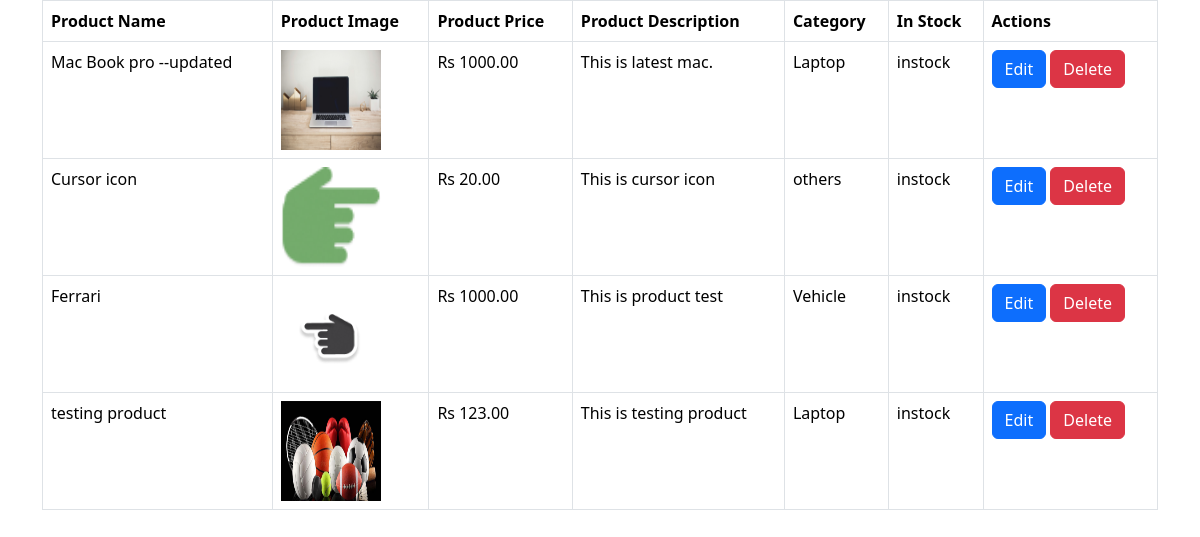
The app's page /product/ with its own data.
### product/models.py (models this page shows, shortened)
class Product(models.Model):
    category = models.ForeignKey(Category, on_delete=models.CASCADE)
    product_name = models.CharField(max_length=200)
    product_price = models.DecimalField(max_digits=10, decimal_places=2,validators=[validate_less_than_0])
    product_description = models.TextField()
    product_image = models.ImageField(upload_to='products', blank=True, null=True)
    in_stock = models.BooleanField(default=True)
    created_at = models.DateTimeField(auto_now_add=True)
    updated_at = models.DateTimeField(default=timezone.now)

class Category(models.Model):
    category_name = models.CharField(max_length=200)
    class Meta:
        verbose_name_plural = "Categories"
        ordering = ['id']

### product/views.py (the view)
# urls.py: path('',views.ProductPageView.as_view(),name='product_page'),
class ProductPageView(ListView):
    model = Product
    template_name = 'product/product-page.html'
    def get_context_data(self, **kwargs):
        products = Product.objects.all()
        return {
            'products': products,
            'product_length': len(products) > 0
        }

### product/templates/product/product-page.html (shortened to what this page needs)
<!DOCTYPE html>
{% extends "base.html" %}
{% block main_content %}
    <div class="container">
      {% if product_length %}
      <table class="table table-bordered">
        <thead>
          <tr>
            <th>Product Name</th>
            <th>Product Image</th>
            <th>Product Price</th>
            <th>Product Description</th>
            <th>Category</th>
            <th>In Stock</th>
            <th>Actions</th>
          </tr>
        </thead>
        <tbody>
          {% for item in products %}
          <tr>
            <td>{{item.product_name}}</td>
            <td>
              <img
                src="{{item.product_image.url}}"
                alt="{{item.product_name}}"
                height="100px"
                width="100px"
              />
            </td>
            <td>Rs {{item.product_price}}</td>
            <td>{{item.product_description}}</td>
            <td>{{item.category.category_name}}</td>
            <td>
              {% if item.in_stock %}
              instock
              {% else %}
              out of stock
              {% endif %}
            </td>
            <td>
              <a href="{% url 'edit_product' item.id %}" class="btn btn-primary">Edit</a>
              <a href="{% url 'delete_product' item.id %}" class="btn btn-danger">Delete</a>
            </td>
          </tr>
          {% endfor %}
        </tbody>
      </table>
      {% else %}
      <div class="empty-container">
        <h1 class="text-color">No Product Found</h1>
      </div>
      {% endif %}
    </div>
{% endblock %}

### product/static/css/base.css (style rules this page uses)
* { margin: 0; padding: 0; box-sizing: border-box; }

### records on screen
Product: product_name "Mac Book pro --updated", product_image (picture), product_price "1000.00", product_description "This is latest mac.", category.category_name "Laptop", in_stock "instock"
Product: product_name "Cursor icon", product_image (picture), product_price "20.00", product_description "This is cursor icon", category.category_name "others", in_stock "instock"
Product: product_name "Ferrari", product_image (picture), product_price "1000.00", product_description "This is product test", category.category_name "Vehicle", in_stock "instock"
Product: product_name "testing product", product_image (picture), product_price "123.00", product_description "This is testing product", category.category_name "Laptop", in_stock "instock"
